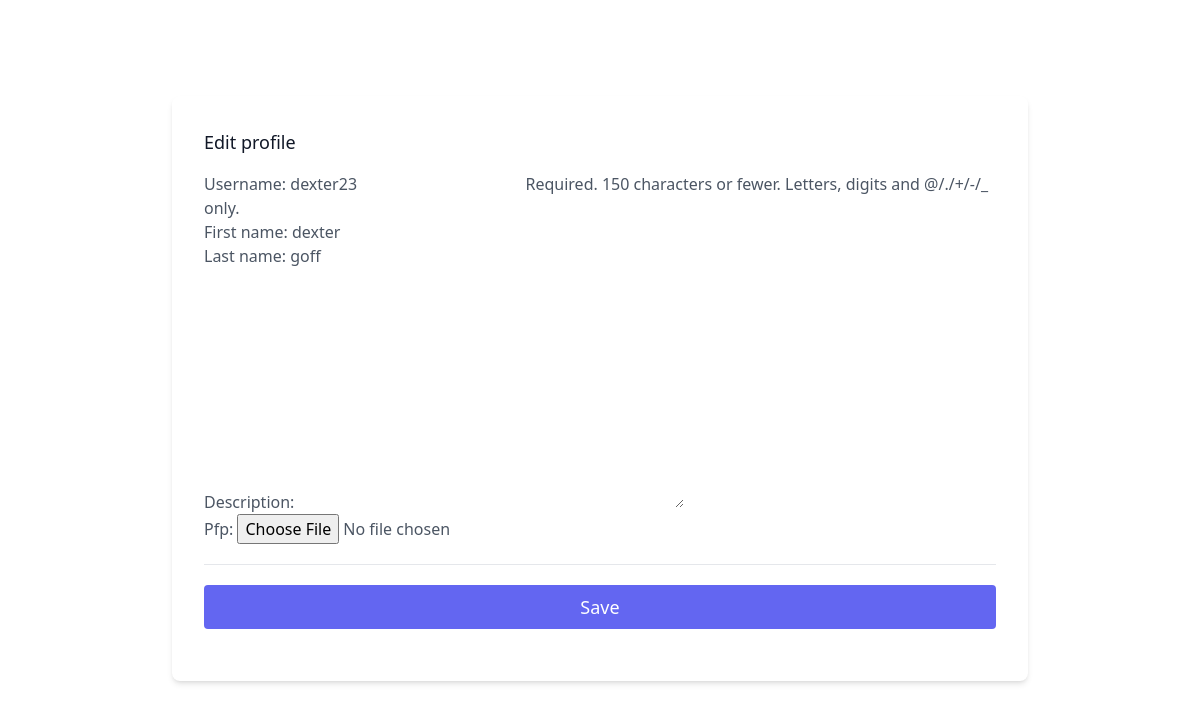
Screenshot of /user/edit-profile/2 (signed in) with the database file from the repository.
### main/models.py (models this page shows)
class User(AbstractUser):
    phone_number = models.CharField(max_length=20)
    pfp = models.ImageField()
    first_name = models.CharField(max_length = 10)
    last_name = models.CharField(max_length = 10)
    description = models.TextField (max_length= 200)
    followers = models.ManyToManyField("self", blank=True, symmetrical=False)
    following = models.ManyToManyField("self", blank=True)

### user/views.py (the view, shortened to what this page needs)
# urls.py: path('edit-profile/<pk>', EditProfileView.as_view(), name="edit-profile"),
class EditProfileView(UpdateView):
    form_class = CustomUserChangeForm
    template_name = "edit-profile.html"
    def get_queryset(self):
        pk = self.request.user.pk
        return User.objects.filter(pk=pk)

### user/forms.py
class CustomUserChangeForm(UserChangeForm):
    class Meta(UserChangeForm.Meta):
        model = User
        fields = ('username','first_name','last_name','description','pfp')
    def __init__(self, *args, **kwargs):
        user = kwargs.pop('user', None)
        super(CustomUserChangeForm, self).__init__(*args, **kwargs)
        del self.fields['password']

### templates/edit-profile.html (shortened to what this page needs)
{% extends 'base.html' %}
{% load tailwind_filters %}
{% block content %}
<section class="text-gray-600 body-font relative">
  <div class="container px-5 py-24 mx-auto flex">
    <div class=" bg-white rounded-lg p-8 flex flex-col md:ml-auto w-full mt-10 md:mt-0 relative z-10 shadow-md">
      <h2 class="text-gray-900 text-lg mb-4 font-medium title-font">Edit profile</h2>
      <form action=""  id = "formUpload" enctype="multipart/form-data" method="post">
        {{ form|crispy }}
        <div class=" flex flex-col mt-5 py-5 border-t border-gray-200">
      <button class="text-white bg-indigo-500 border-0 py-2 px-6 focus:outline-none hover:bg-indigo-600 rounded text-lg">Save</button>
     </div>
    </form>
    </div>
  </div>
</section>
{% endblock content %}

### rows the page displays
User: username "dexter23", first_name "dexter", last_name "goff"
